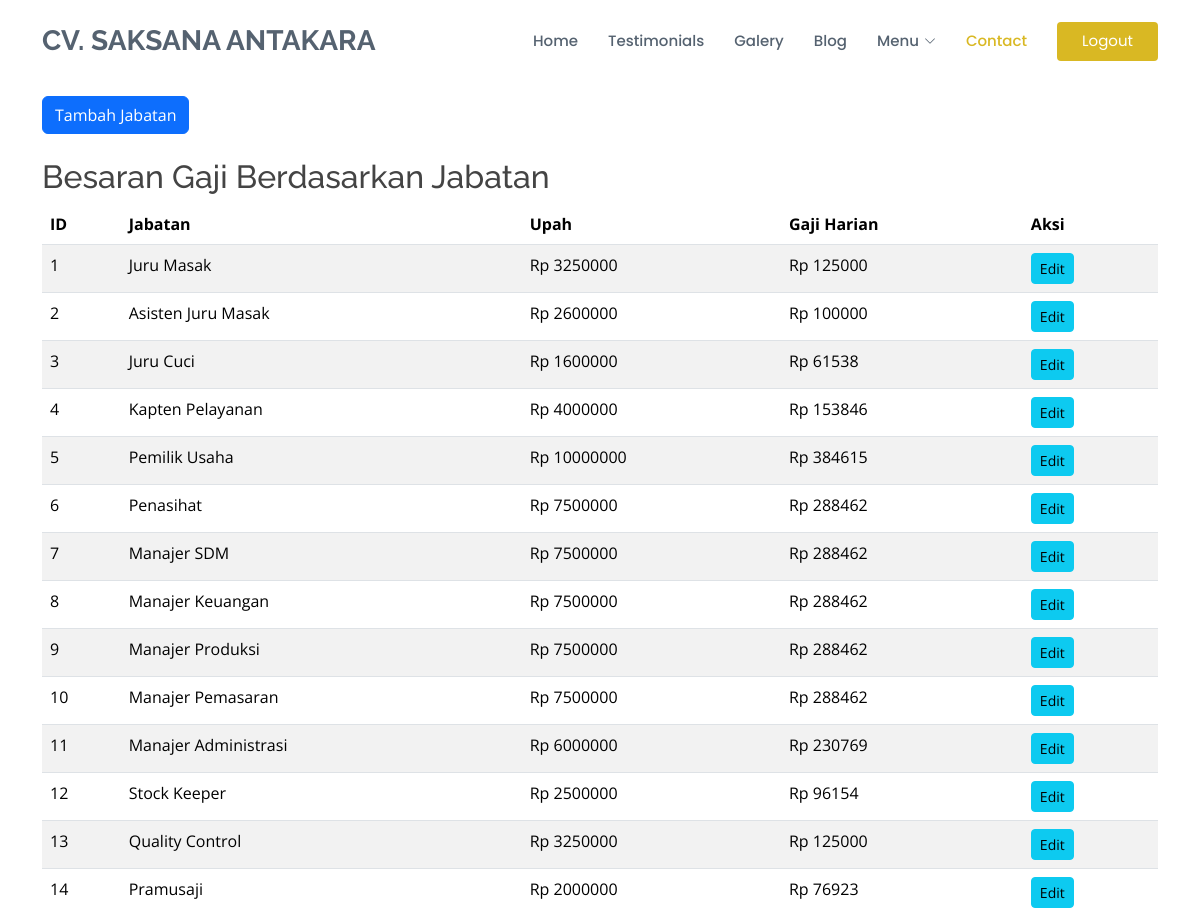
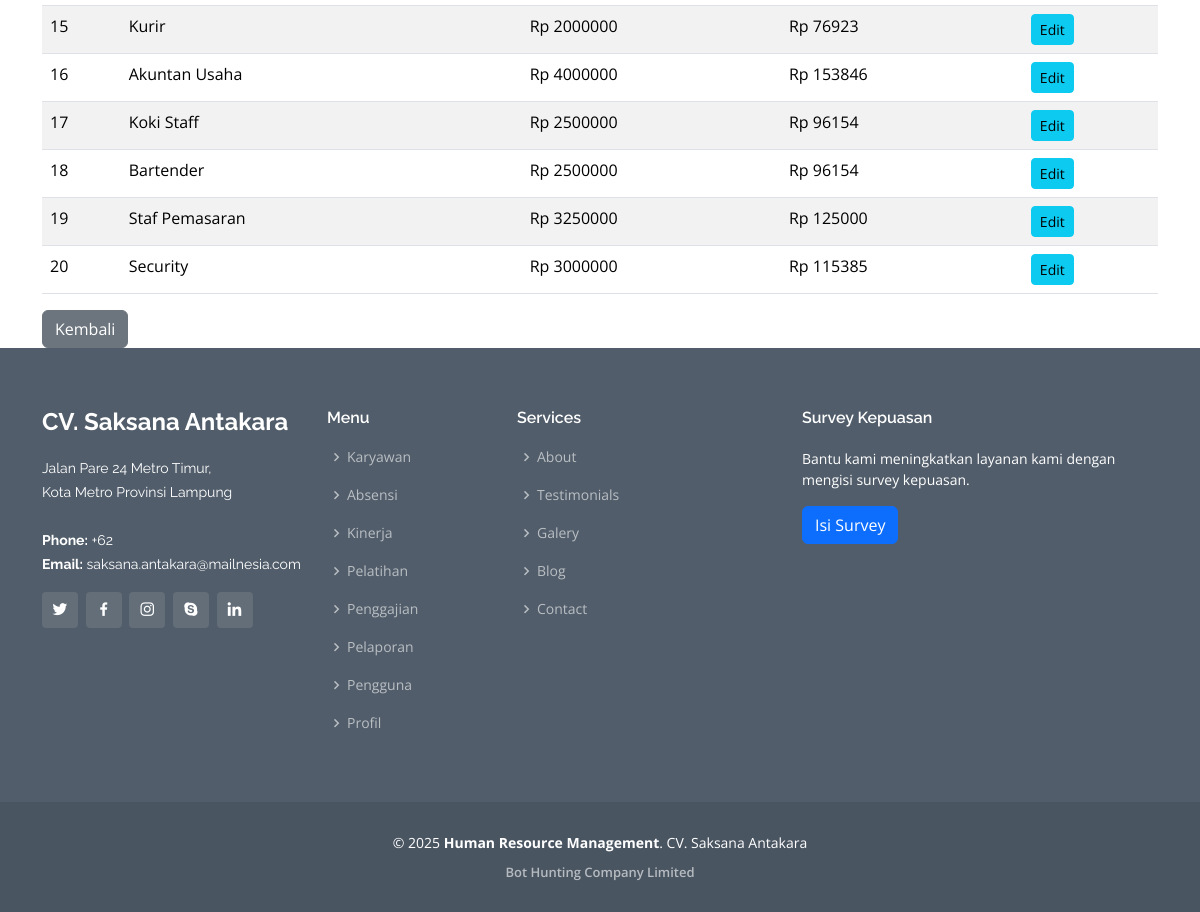
The page /besaran_gaji.php (signed in) on the database its author committed (2 pictures, top to bottom).
### tables this page shows
CREATE TABLE `salary` (
  `id_jabatan` int NOT NULL,
  `jabatan` varchar(255) NOT NULL,
  `upah` int NOT NULL,
  `gaji_harian` int NOT NULL
);

### besaran_gaji.php (the view, shortened to what this page needs)
<?php
include 'koneksi.php';
include 'header.php';
$query = "SELECT * FROM salary";
$result = mysqli_query($koneksi, $query);
?>
<main class="container mt-4">
    <h1 class="text-center mb-4">Besaran Gaji</h1>
    <div id="tambah-jabatan" class="mb-4">
        <a href="tambah_jabatan.php" class="btn btn-primary">Tambah Jabatan</a>
    </div>
    <div id="besaran-gaji">
        <h2>Besaran Gaji Berdasarkan Jabatan</h2>
        <div class="table-responsive">
            <table class="table table-striped">
                <thead>
                    <tr>
                        <th>ID</th>
                        <th>Jabatan</th>
                        <th>Upah</th>
                        <th>Gaji Harian</th>
                        <th>Aksi</th>
                    </tr>
                </thead>
                <tbody>
                    <?php
                    if ($result && mysqli_num_rows($result) > 0) {
                        while ($row = mysqli_fetch_assoc($result)) {
                            echo "<tr>";
                            echo "<td>" . $row['id_jabatan'] . "</td>";
                            echo "<td>" . $row['jabatan'] . "</td>";
                            echo "<td>Rp " . (isset($row['upah']) ? $row['upah'] : "0") . "</td>";
                            echo "<td>Rp " . $row['gaji_harian'] . "</td>";
                            echo "<td><a href='edit_jabatan.php?id_jabatan=" . $row['id_jabatan'] . "' class='btn btn-sm btn-info'>Edit</a></td>";
                            echo "</tr>";
                        }
                    } else {
                        echo "<tr><td colspan='5'>Tidak ada data gaji</td></tr>";
                    }
                    ?>
                </tbody>
            </table>
        </div>
        <a href="laporan.php" class="btn btn-secondary">Kembali</a>
    </div>
</main>
<?php include 'footer.php' ?>

### assets/css/style.css (style rules this page uses)
body { font-family: "Open Sans", sans-serif; color: #444444; }
a { text-decoration: none; color: #d9b823; }
h1, h2, h3, h4, h5, h6 { font-family: "Raleway", sans-serif; }

### rows shown on the page
salary: id_jabatan "1", jabatan "Juru Masak", upah "3250000", gaji_harian "125000"
salary: id_jabatan "2", jabatan "Asisten Juru Masak", upah "2600000", gaji_harian "100000"
salary: id_jabatan "3", jabatan "Juru Cuci", upah "1600000", gaji_harian "61538"
salary: id_jabatan "4", jabatan "Kapten Pelayanan", upah "4000000", gaji_harian "153846"
salary: id_jabatan "5", jabatan "Pemilik Usaha", upah "10000000", gaji_harian "384615"
salary: id_jabatan "6", jabatan "Penasihat", upah "7500000", gaji_harian "288462"
salary: id_jabatan "7", jabatan "Manajer SDM", upah "7500000", gaji_harian "288462"
salary: id_jabatan "8", jabatan "Manajer Keuangan", upah "7500000", gaji_harian "288462"
salary: id_jabatan "9", jabatan "Manajer Produksi", upah "7500000", gaji_harian "288462"
salary: id_jabatan "10", jabatan "Manajer Pemasaran", upah "7500000", gaji_harian "288462"
salary: id_jabatan "11", jabatan "Manajer Administrasi", upah "6000000", gaji_harian "230769"
salary: id_jabatan "12", jabatan "Stock Keeper", upah "2500000", gaji_harian "96154"
salary: id_jabatan "13", jabatan "Quality Control", upah "3250000", gaji_harian "125000"
salary: id_jabatan "14", jabatan "Pramusaji", upah "2000000", gaji_harian "76923"
salary: id_jabatan "15", jabatan "Kurir", upah "2000000", gaji_harian "76923"
salary: id_jabatan "16", jabatan "Akuntan Usaha", upah "4000000", gaji_harian "153846"
salary: id_jabatan "17", jabatan "Koki Staff", upah "2500000", gaji_harian "96154"
salary: id_jabatan "18", jabatan "Bartender", upah "2500000", gaji_harian "96154"
salary: id_jabatan "19", jabatan "Staf Pemasaran", upah "3250000", gaji_harian "125000"
salary: id_jabatan "20", jabatan "Security", upah "3000000", gaji_harian "115385"

### other values the page prints
$login_logout_text "Logout"
$page_titles[$tab] "Karyawan"
$page_titles[$tab] "Absensi"
$page_titles[$tab] "Kinerja"
$page_titles[$tab] "Pelatihan"
$page_titles[$tab] "Penggajian"
$page_titles[$tab] "Pelaporan"
$page_titles[$tab] "Pengguna"
$page_titles[$tab] "Profil"
